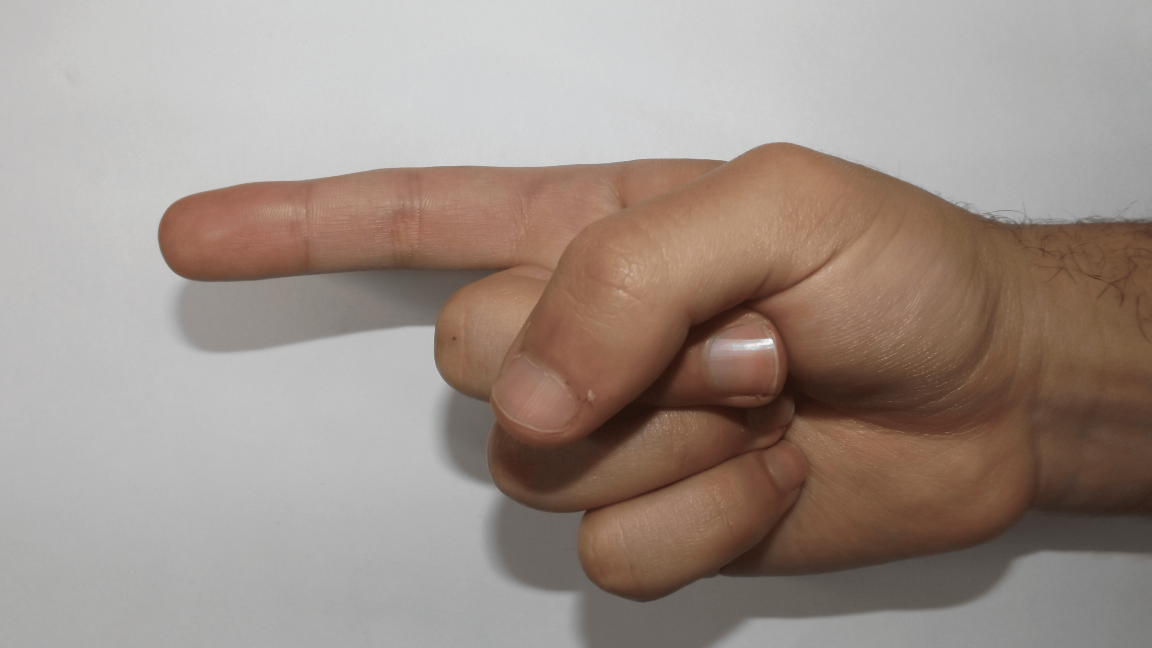
#> input picture test.png, 4608 x 2592 px (shown at 1/4 size)
$ python -i preprocessing.py   (imports and definitions only)
#> lines starting #> are read from the running program, lines starting #| are printed output that depends on the picture; after the words box and inside, x2 and y2 are one past the last pixel; in counts of white or black regions, pixels touching at a corner belong together
#> further down, picture is the input picture: shape (2592, 4608, 3); mean B, G, R 137.1, 144.9, 158.7
import cv2
import numpy as np

def shadow_removalDialte(img):
    img2 = cv2.resize(img, (256, 256))
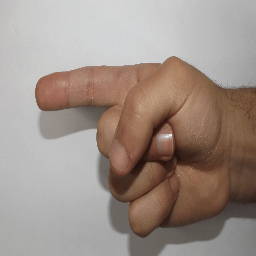
#> img2: shape (256, 256, 3); mean B, G, R 137, 144.9, 158.6

    img_hls = cv2.cvtColor(img2, cv2.COLOR_BGR2HLS)
#> img_hls: shape (256, 256, 3); mean of channels 0, 1, 2 40.5, 148, 30.9

    # define lower and upper bounds for blue color in HLS format
    lower_blue = np.array([0, 0, 60])
    upper_blue = np.array([20, 255, 255])
    # create a mask for blue color in HLS format
    mask = cv2.inRange(img_hls, lower_blue, upper_blue)
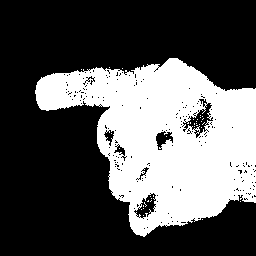
#> mask: shape (256, 256); 34.4% white; 35 white regions (34 under 20 px), largest, box (x1, y1, x2, y2) and area: (35, 58, 256, 237) 22491
    # daialation
    kernel = np.ones((3,3),np.uint8)
    mask = cv2.dilate(mask,kernel,iterations = 8)
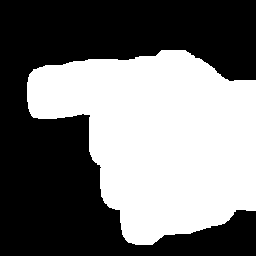
#> mask: shape (256, 256); 45.9% white; 1 white region, box (x1, y1, x2, y2) and area: (27, 50, 256, 245) 30050
    # apply the mask to the original image
    result = cv2.bitwise_and(img2, img2, mask=mask)
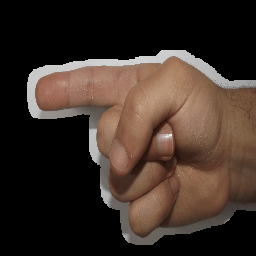
#> result: shape (256, 256, 3); mean B, G, R 38.9, 46.7, 60.2
    return result

def preprocessing(img,org_img):
    # Convert the image to grayscale
    gray = cv2.cvtColor(img, cv2.COLOR_BGR2GRAY)

    # Apply histogram equalization to enhance contrast and remove lighting effects
    equalized = cv2.equalizeHist(gray)

    # Find the contours of the binary image
    contours, hierarchy = cv2.findContours(equalized, cv2.RETR_EXTERNAL, cv2.CHAIN_APPROX_SIMPLE)
    max_contour = max(contours, key=cv2.contourArea)

    # Draw the largest contour on the original image
    cv2.drawContours(org_img, [max_contour], 0, (0, 255, 0), 2)

    # Show the image with the largest contour drawn
    # Create a bounding box around the hand
    x, y, w, h = cv2.boundingRect(max_contour)

    # Crop the image to the bounding box around the hand
    hand = equalized[y:y+h, x:x+w]

    # if width of the image is less than height then rotate the image by 90 degree
    # if w < h:
    #     hand = cv2.rotate(hand, cv2.ROTATE_90_COUNTERCLOCKWISE)

    # apply median filter to remove noise
    Noise_Reduction = cv2.medianBlur(hand, 5)
    # resize the image to 256x256
    img3 = cv2.resize(Noise_Reduction, (256, 256))

    return img3

>>> import cv2
>>> picture = cv2.imread('test.png')
>>> result = shadow_removalDialte(picture)

$ run again, on myhand.jpg
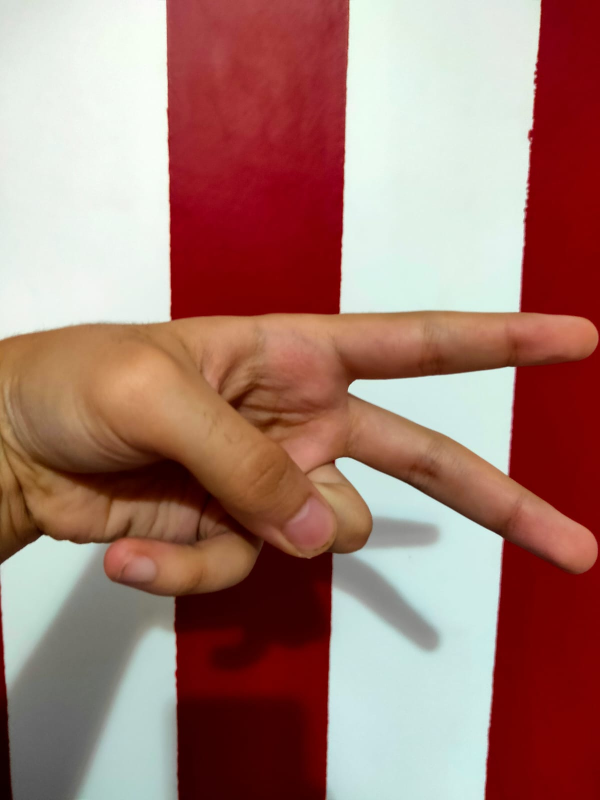
#> input picture myhand.jpg, 1200 x 1599 px (shown at 1/2 size)
#> picture is the input picture: shape (1599, 1200, 3); mean B, G, R 114.4, 123.8, 164.9
#> img_hls: shape (256, 256, 3); mean of channels 0, 1, 2 62.7, 140.4, 133
#> in shadow_removalDialte, `mask = cv2.inRange(img_hls, lower_blue, upper_blue)`:
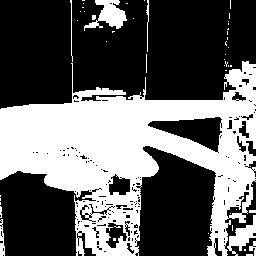
#> mask: shape (256, 256); 38.7% white; 52 white regions (43 under 20 px), largest, box (x1, y1, x2, y2) and area: (0, 61, 256, 256) 23741, (84, 0, 127, 31) 637, (227, 215, 256, 256) 467
#> in shadow_removalDialte, `result = cv2.bitwise_and(img2, img2, mask=mask)`:
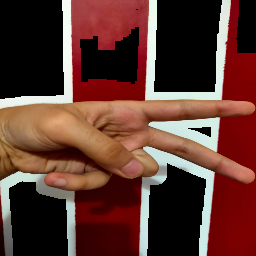
#> result: shape (256, 256, 3); mean B, G, R 48.5, 56.6, 95.1
